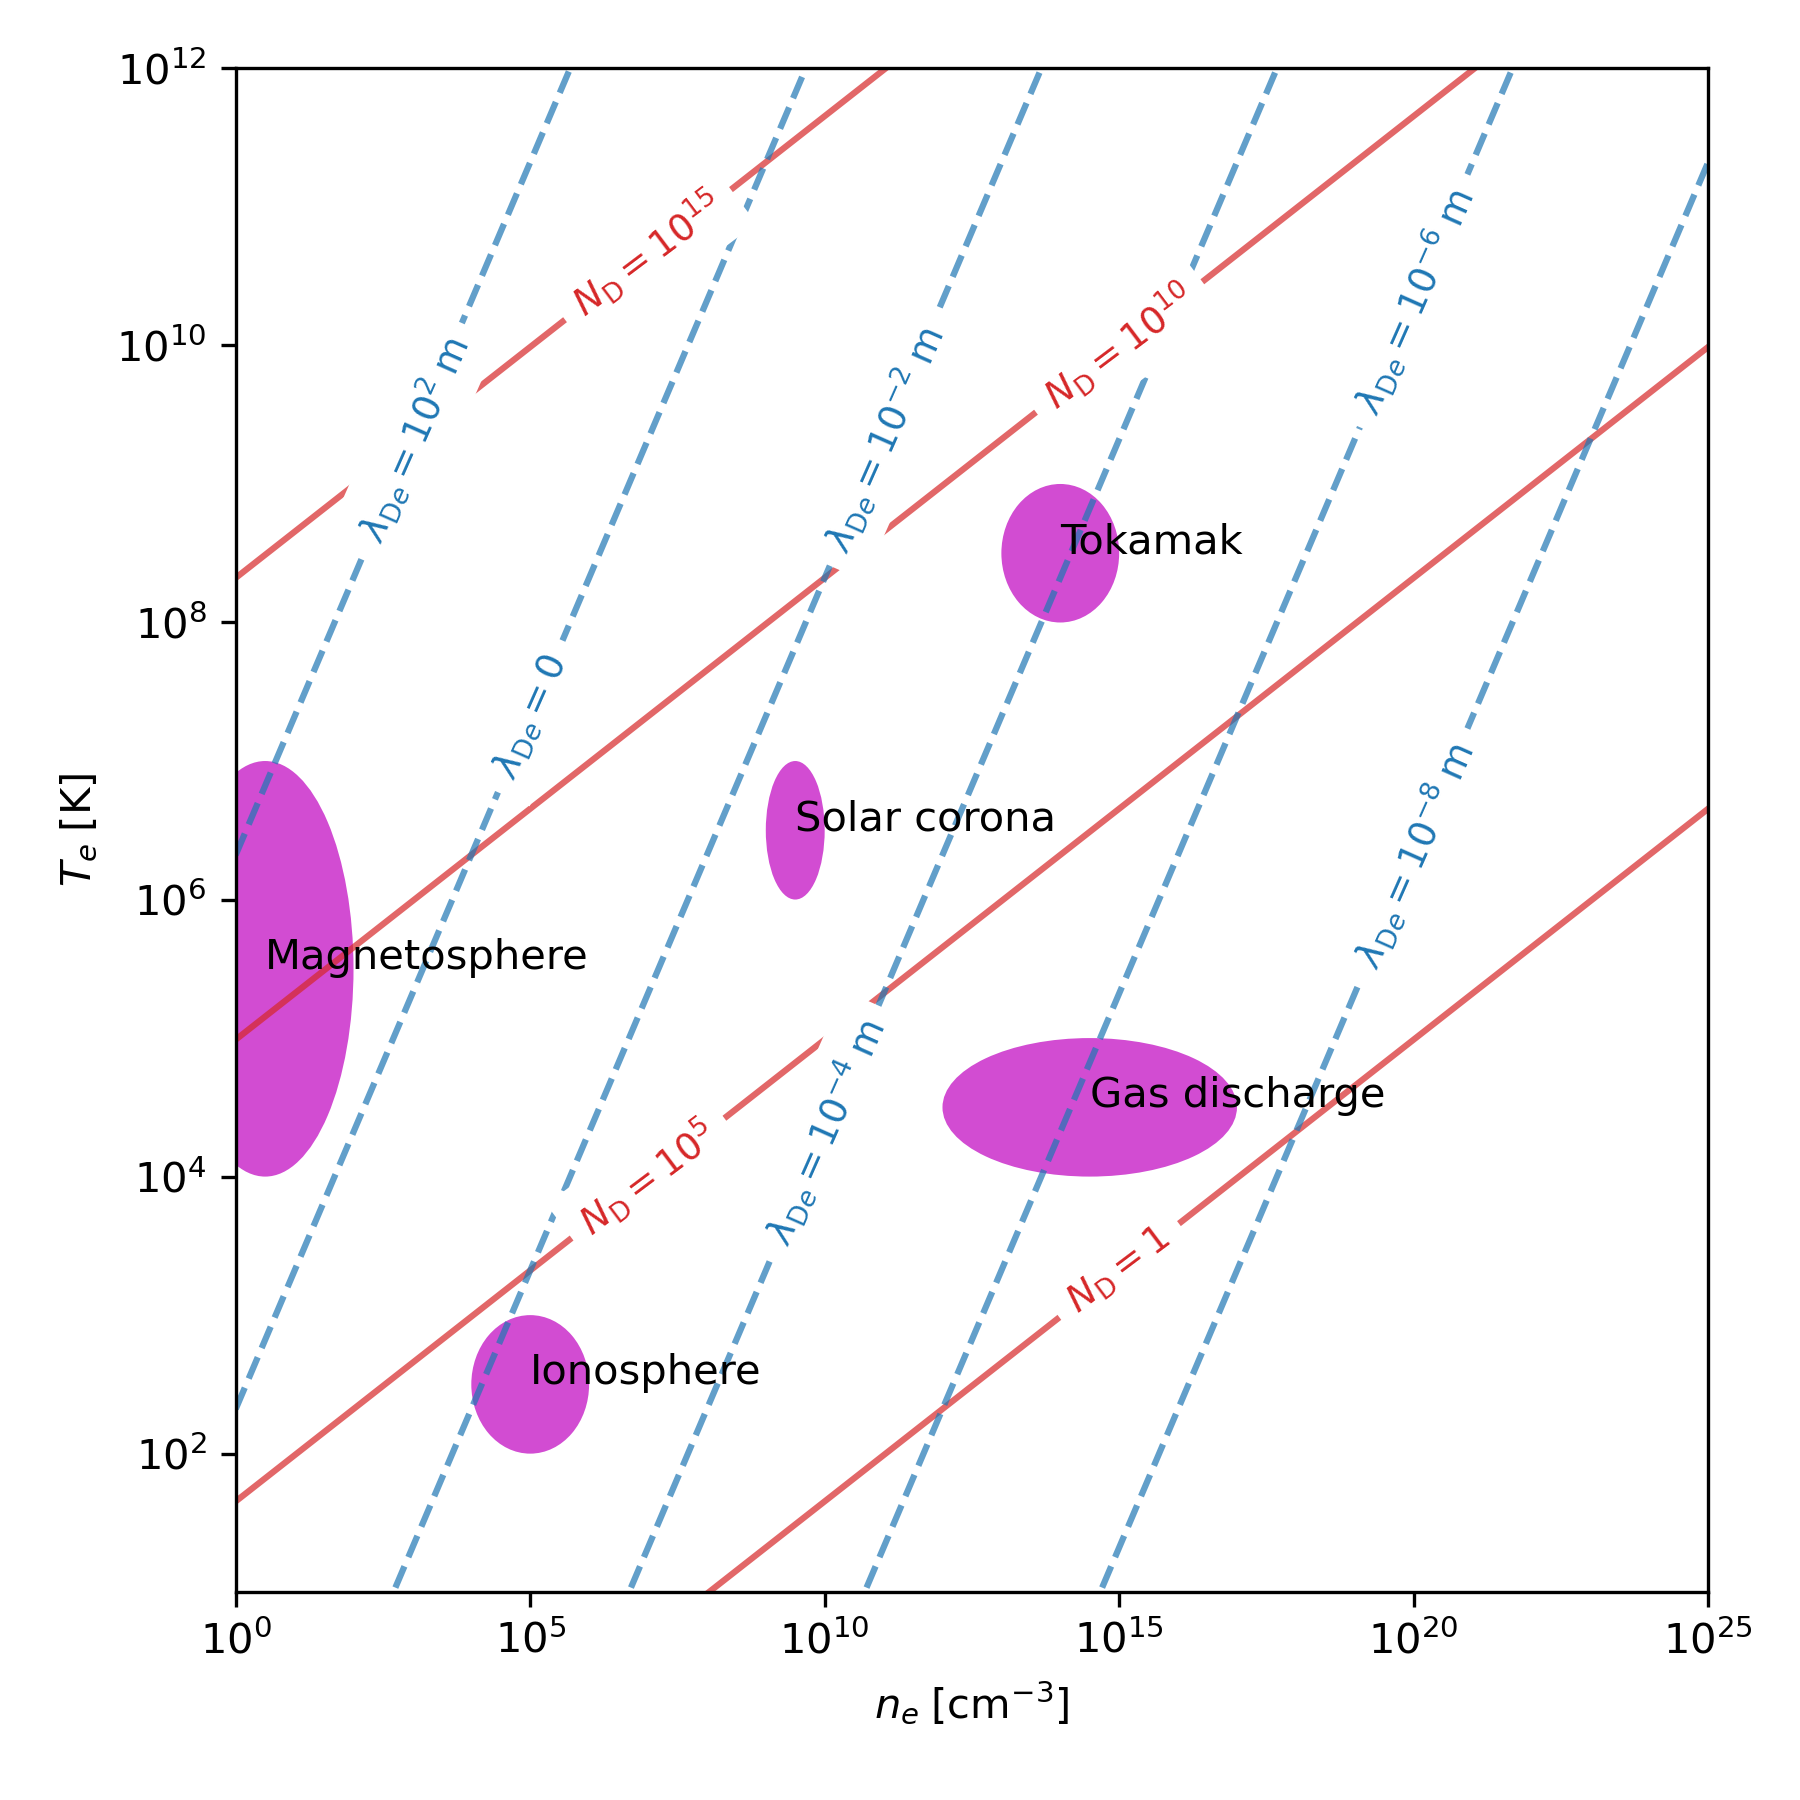

The Python source for this figure:
""" 
This script plots lines of constant Debye number and Debye length in the
electron density vs. electron temperature space. It also highlights regions
corresponding to typical plasmas.

This script is based on scipython.com's tutorial "Types of plasma"
(https://scipython.com/blog/types-of-plasma/), with modifications.

author: Fabrizio Musacchio
date: Jun 2020 / Jan 2026
"""
# %% IMPORTS
import numpy as np
from scipy.constants import k as kB, epsilon_0, e
import matplotlib.pyplot as plt
from matplotlib.patches import Ellipse

# remove spines right and top for better aesthetics
# plt.rcParams['axes.spines.right'] = False
# plt.rcParams['axes.spines.top'] = False
# plt.rcParams['axes.spines.left'] = False
# plt.rcParams['axes.spines.bottom'] = False
# %% FUNCTIONS TO CALCULATE Te FROM ND AND LAMBDA_DE
def calc_logTe_for_ND(logne, logND):
    """Return the log of electron temperature (in K) from ne for ND.

    logne is log10 of the electron density in cm-3,
    logND is log10 of the number of particles in a Debye cube.

    """

    # The factor (term in log-space) here converts from log10(Joules)
    # to log10(K).
    fac = np.log10(kB)
    # Add 6 to logne for the conversion from cm-3 to m-3.
    return 2 * logND / 3 + np.log10(e**2 / epsilon_0) + (logne + 6)/3 - fac

def calc_logTe_for_lamD(logne, loglamD):
    """Return the log of electron temperature (in K) from ne for lamD.

    logne is log10 of the electron density in cm-3,
    loglamD is log10 of the electron Debye length in m.

    """

    # The factor (term in log-space) here converts from log10(Joules)
    # to log10(K).
    fac = np.log10(kB)
    # Add 6 to logne for the conversion from cm-3 to m-3.
    return 2*loglamD + np.log10(e**2/epsilon_0) + logne + 6 - fac

# plot helper-functions

def annotate_line(x, y, label, xylabel=None, colour='k'):
    """Annotate a line of constant Nd or lambda_De.

    The text label is rotated to coincide with the line through
    (x[0], y[0]) and (x[1], y[1]) and centred at xylabel. If not provided,
    xylabel is set to the centre of the line.

    """

    rotn = np.degrees(np.arctan2(y[1]-y[0], x[1]-x[0]))
    if xylabel is None:
        xylabel = ((x[0]+x[1])/2, (y[0]+y[1])/2)
    text = ax.annotate(label, xy=xylabel, ha='center', va='center',
                       backgroundcolor='white', color=colour, size=9)
    p1 = ax.transData.transform_point((x[0], y[0]))
    p2 = ax.transData.transform_point((x[1], y[1]))
    dy = (p2[1] - p1[1])
    dx = (p2[0] - p1[0])

    rotn = np.degrees(np.arctan2(dy, dx))
    text.set_rotation(rotn)
    
def add_plasma_patch(xy, width, height, label):
    """Add an ellipse of size width x height to the plot.

    The ellipse is centred at coordinates xy and labelled.

    """

    kwargs = {'fc': 'm', 'alpha': 0.7}
    plasma_patch = Ellipse(xy, width, height, **kwargs)
    ax.add_patch(plasma_patch)
    ax.annotate(label, xy=xy)

# %% MAIN SCRIPT
fig, ax = plt.subplots(figsize=(6,6))

# Electron density grid in cm-3.
logne_grid = np.array((0,30))

# The grid of log10(ND) values to plot lines for.
logND_grid = (0, 5, 10, 15)
# We need to save the logTe values for plotting the labels later.
logTe_by_ND_grid = {}
for logND in logND_grid:
    logTe_by_ND_grid[logND] = calc_logTe_for_ND(logne_grid, logND)
    ax.plot(logne_grid, logTe_by_ND_grid[logND], 'tab:red', alpha=0.7)

# The grid of log10(lambda_De) values to plot lines for.
loglamD_grid = (2, 0, -2, -4, -6, -8)
# We need to save the logTe values for plotting the labels later.
logTe_by_lamD_grid = {}
for loglamD in loglamD_grid:
    logTe_by_lamD_grid[loglamD] = calc_logTe_for_lamD(logne_grid, loglamD)
    kwargs = {'c': 'tab:blue', 'alpha': 0.7, 'ls': '--'}
    ax.plot(logne_grid, logTe_by_lamD_grid[loglamD], **kwargs)

# These are the plasmas we consider for illustration.
add_plasma_patch((0.5, 5.5), 3, 3, 'Magnetosphere')
add_plasma_patch((5, 2.5), 2, 1, 'Ionosphere')
add_plasma_patch((9.5, 6.5), 1, 1, 'Solar corona')
add_plasma_patch((14.5, 4.5), 5, 1, 'Gas discharge')
add_plasma_patch((14, 8.5), 2, 1, 'Tokamak')

# Fix the Axes limits
ax.set_xlim(0,25)
ax.set_ylim(1,12)



# Set the Axes labels and tick labels (in scientific notation).
ax.set_xticklabels(['$10^{{{:d}}}$'.format(logne)
                            for logne in range(0,26,5)])
ax.set_yticklabels(['$10^{{{:d}}}$'.format(logTe)
                            for logTe in range(0,13,2)])
ax.set_xlabel('$n_e \; [\mathrm{cm^{-3}}]$')
ax.set_ylabel('$T_e \; [\mathrm{K}]$')

# Add the labels to lines of constant ND.
# xlabels is the x-coordinate of the centre of each label.
xlabels = (None, 7, None, 7)
for logND, xlabel in zip(logND_grid, xlabels):
    if logND:
        label = '$N_\mathrm{{D}}=10^{{{:d}}}$'.format(logND)
    else:
        label = '$N_\mathrm{{D}}=1$'
    if xlabel is not None:
        ylabel = calc_logTe_for_ND(xlabel, logND)
        xylabel = (xlabel, ylabel)
    else:
        xylabel = None
    annotate_line(logne_grid, logTe_by_ND_grid[logND], label, xylabel,
                  colour='tab:red')

# Add the labels to lines of constant lambda_De.
# xlabels is the x-coordinate of the centre of each label.
xlabels = (3, 5, 11, 10, 20, 20)
for loglamD, xlabel in zip(loglamD_grid, xlabels):
    if loglamD:
        s_val = '10^{{{:d}}}\;\mathrm{{m}}'.format(loglamD)
    else:
        s_val = '0'
    label = '$\lambda_{{\mathrm{{D}}e}} = {}$'.format(s_val)
    if xlabel is not None:
        ylabel = calc_logTe_for_lamD(xlabel, loglamD)
        xylabel = (xlabel, ylabel)
    else:
        xylabel = None

    annotate_line(logne_grid, logTe_by_lamD_grid[loglamD], label, xylabel,
                  colour='tab:blue')

# make axis equal:
#plt.axis('equal')
plt.tight_layout()
plt.savefig('plasma_types.png', dpi=300)
plt.show()
#plt.close()
# %% END